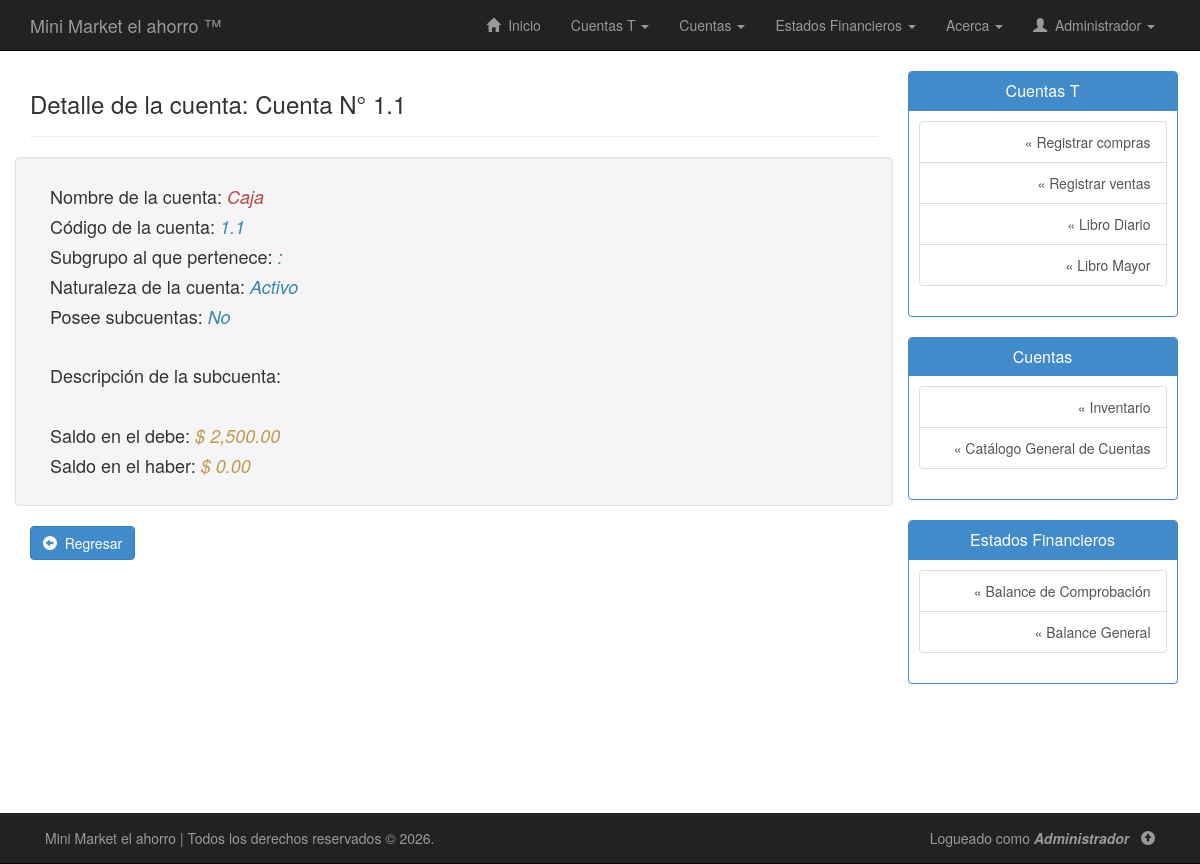
Page /php/detalle-cuenta.php?cuenta=1.1 (signed in) on the earlier database version.
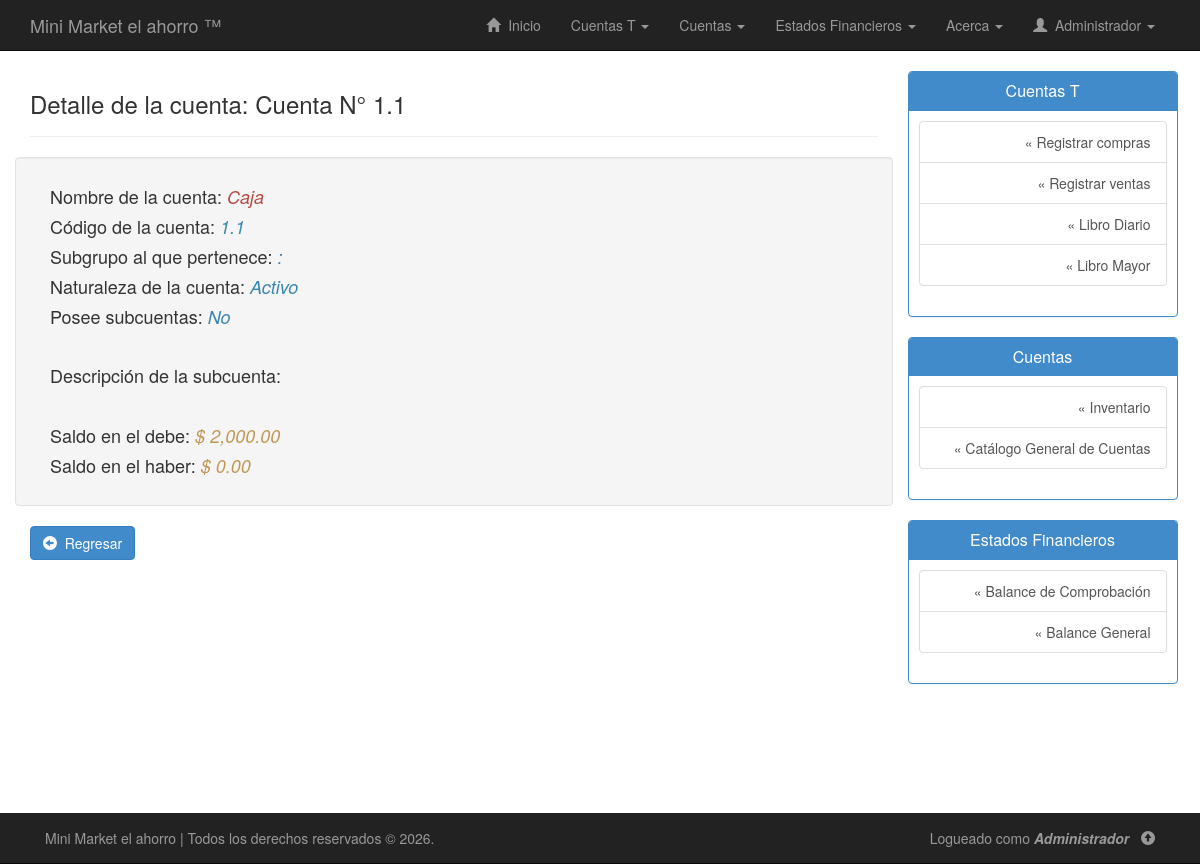
Same page on the later database version.
### tables this page shows
CREATE TABLE `cuentas` (
  `codigo_cuenta` varchar(20) NOT NULL,
  `subgrupo` varchar(20) DEFAULT NULL,
  `nombre_cuenta` varchar(50) NOT NULL,
  `tiene_subcuenta` enum('Si','No') NOT NULL,
  `descripcion_cuenta` varchar(255) DEFAULT NULL,
  `saldo_debe` double NOT NULL,
  `saldo_haber` double NOT NULL
);

### php/detalle-cuenta.php (the view, shortened to what this page needs)
<!DOCTYPE html>
<html lang="es">
<head>
	<link rel="stylesheet" type="text/css" href="../css/bootstrap.min.css"/>
	<link rel="stylesheet" type="text/css" href="../css/estilos.css"/>
</head>
<body>
	<?php include("nav.php"); ?>
	<?php
	$id = $_GET["cuenta"];
	$sql = "SELECT * FROM cuentas WHERE codigo_cuenta='$id'";
	$ejecutar_consulta = $conexion->query($sql);
	while ($registro = $ejecutar_consulta->fetch_assoc()) {
		$subgrupo = $registro["subgrupo"];
		$nombre = $registro["nombre_cuenta"];
		$codigo_cuenta = $registro["codigo_cuenta"];
		$tiene_subcuenta = $registro["tiene_subcuenta"];
		$saldodebe = $registro["saldo_debe"];
		$saldohaber = $registro["saldo_haber"];
	}
	$sql = "SELECT nombre_subgrupo from subgrupos where codigo_subgrupo='$subgrupo'";
	$ejecutar_consulta = $conexion->query($sql);
	$reg = $ejecutar_consulta->fetch_assoc();
	$nombre_subgrupo = $reg["nombre_subgrupo"];
	?>
	<div class="container" id="contenido">
		<div class="row row-offcanvas row-offcanvas-right">
			<div class="col-xs-12 col-sm-9">
				<div class="page-header">
        			<h3>Detalle de la cuenta: Cuenta N° <?php echo $_GET["cuenta"]; ?></h3>
        		</div>
        		<div class="row well">
        				<div class="col-lg-12">
        					<p><h4>Nombre de la cuenta: <em class="text-danger"><?php echo utf8_encode($nombre); ?></em></h4></p>
        					<p><h4>Código de la cuenta: <em class="text-info"><?php echo $codigo_cuenta; ?></em></h4></p>
        					<p><h4>Subgrupo al que pertenece: <em class="text-info"><?php echo $subgrupo.": ".utf8_encode($nombre_subgrupo); ?></em></h4></p>
        					<p>
        						<h4>
        							Naturaleza de la cuenta:
        							<em class="text-info">
        								<?php
        								if(substr($codigo_cuenta, 0,1)==1){
        									echo "Activo";
        								}
        								?>
        							</em>
        						</h4>
        					</p>
        					<p><h4>Posee subcuentas: <em class="text-info"><?php echo $tiene_subcuenta; ?></em></h4></p>
        					<br>
        					<p>
        						<h4>Descripción de la subcuenta:</h4>
        					</p>
        					<br>
        					<p><h4>Saldo en el debe: <em class="text-warning">$ <?php echo number_format($saldodebe,2); ?></em></h4></p>
        					<p><h4>Saldo en el haber: <em class="text-warning">$ <?php echo number_format($saldohaber,2); ?></em></h4></p>
        				</div>
        			</div>
        			<div>
        				<a class="btn btn-primary pull-left" href="javascript:history.go(-1)"><span class="glyphicon glyphicon-circle-arrow-left"></span> &nbsp;Regresar</a>
        			</div>
        </div>
        	<?php include("sidebar.php"); ?>
        </div>
    </div>
	<?php include("footer.php"); ?>
</body>
</html>

Differences in the rows shown:
changed cuentas "Caja": saldo_debe "2,500.00" → "2,000.00"
